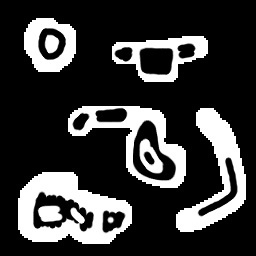
//> input picture task5/demo.jpg, 256 x 256 px
$ ./main   (built with g++ and OpenCV 4)
//> lines starting //> are read from the running program, lines starting //| are printed output that depends on the picture; after the words box and inside, x2 and y2 are one past the last pixel; in counts of white or black regions, pixels touching at a corner belong together
//> further down, N1 is the input picture: 256 rows x 256 cols, CV_8UC1; min 0, max 255, mean 57.6
//
# include "common.h"
#include <fstream>
#include <conio.h>
#include <string.h>
#include <vector>
#include <iostream>
#include <string.h>
#include <sstream>
#include <algorithm>

using namespace std;

////////////////////////////////////////////////////////////////
#define CVX_WHITE CV_RGB(0xff,0xff,0xff)

int imfill(CvArr* Arr){
	CvMemStorage* storage = cvCreateMemStorage();
	CvSeq* first_contour = NULL;

	IplImage* img_edge = cvCreateImage(cvGetSize(Arr), 8, 1);
//> img_edge: 256 rows x 256 cols, CV_8UC1; every value is 0
	cvThreshold(Arr, img_edge, 128, 255, CV_THRESH_BINARY);
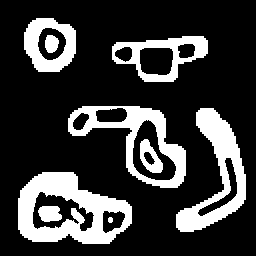
//> img_edge: 256 rows x 256 cols, CV_8UC1; 22.5% white; 9 white regions

	int Nc = cvFindContours(img_edge, storage, &first_contour, sizeof(CvContour), CV_RETR_EXTERNAL);
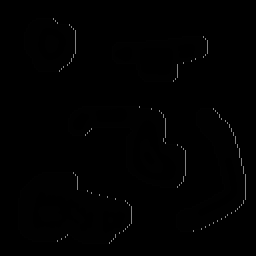
//> img_edge: 256 rows x 256 cols, CV_8UC1; min 0, max 130, mean 1
//> first_contour = 5 contours; box (x1, y1, x2, y2) and area: (18, 172, 132, 244) 5941, (68, 106, 186, 188) 4833, (176, 108, 246, 232) 3558, (112, 36, 208, 82) 2782, (24, 18, 76, 72) 2192; Nc = 5

    int n = 0;
	for(CvSeq* c = first_contour; c!=NULL; c=c->h_next ) {
		cvDrawContours(Arr, c, CVX_WHITE, CVX_WHITE, 0, -1, 8);
	}
//> this loop made 5 passes

	cvReleaseImage(&img_edge);
	cvReleaseMemStorage(&storage);

	return 0;
}

int main( int argc, char** argv )
{
	IplImage* N1 = cvLoadImage("demo.jpg", CV_LOAD_IMAGE_GRAYSCALE);
	cvNamedWindow("6534");
	cvShowImage("6534", N1);
	cvWaitKey(0);

	imfill(N1);
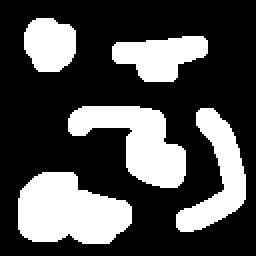
//> N1: 256 rows x 256 cols, CV_8UC1; 16.38% of pixels changed, all inside (x1, y1, x2, y2) = (18, 18, 245, 244)

	cvShowImage("6534", N1);
	cvWaitKey(0);

	cvDestroyWindow("6534");
	cvReleaseImage( &N1 );

	return 0;
}

// [32 lines of commented-out code are left out]
